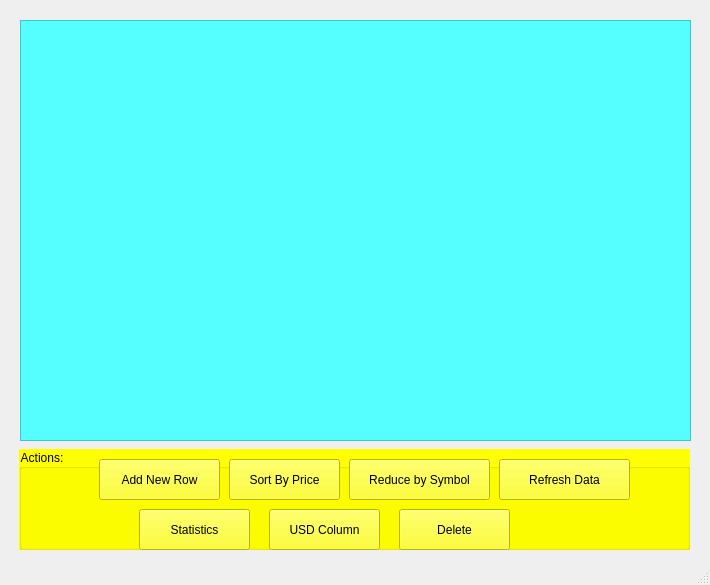
<?xml version="1.0" encoding="UTF-8"?>
<ui version="4.0">
 <class>MainWindow</class>
 <widget class="QMainWindow" name="MainWindow">
  <property name="geometry">
   <rect>
    <x>0</x>
    <y>0</y>
    <width>710</width>
    <height>585</height>
   </rect>
  </property>
  <property name="windowTitle">
   <string>MainWindow</string>
  </property>
  <widget class="QWidget" name="centralwidget">
   <widget class="QTableWidget" name="tableWidget">
    <property name="geometry">
     <rect>
      <x>20</x>
      <y>20</y>
      <width>671</width>
      <height>421</height>
     </rect>
    </property>
    <property name="styleSheet">
     <string notr="true">background-color: rgb(85, 255, 255);</string>
    </property>
   </widget>
   <widget class="QLabel" name="label">
    <property name="geometry">
     <rect>
      <x>340</x>
      <y>440</y>
      <width>55</width>
      <height>21</height>
     </rect>
    </property>
    <property name="text">
     <string/>
    </property>
   </widget>
   <widget class="QGroupBox" name="groupBox">
    <property name="geometry">
     <rect>
      <x>19</x>
      <y>449</y>
      <width>671</width>
      <height>101</height>
     </rect>
    </property>
    <property name="styleSheet">
     <string notr="true">background-color: rgb(255, 255, 0);</string>
    </property>
    <property name="title">
     <string>Actions:</string>
    </property>
    <widget class="QPushButton" name="pushButtonStatistics">
     <property name="geometry">
      <rect>
       <x>120</x>
       <y>60</y>
       <width>111</width>
       <height>41</height>
      </rect>
     </property>
     <property name="text">
      <string>Statistics</string>
     </property>
     <property name="icon">
      <iconset>
       <normaloff>C:/Users/ADMIN/Downloads/2849805_pie chart_stats_multimedia_statistics_icon.png</normaloff>C:/Users/ADMIN/Downloads/2849805_pie chart_stats_multimedia_statistics_icon.png</iconset>
     </property>
    </widget>
    <widget class="QPushButton" name="pushButtonUSD">
     <property name="geometry">
      <rect>
       <x>250</x>
       <y>60</y>
       <width>111</width>
       <height>41</height>
      </rect>
     </property>
     <property name="text">
      <string>USD Column</string>
     </property>
     <property name="icon">
      <iconset>
       <normaloff>C:/Users/ADMIN/Downloads/808649_coin_currency_dollar_finance_usd_icon.png</normaloff>C:/Users/ADMIN/Downloads/808649_coin_currency_dollar_finance_usd_icon.png</iconset>
     </property>
    </widget>
    <widget class="QPushButton" name="pushButtonDel">
     <property name="geometry">
      <rect>
       <x>380</x>
       <y>60</y>
       <width>111</width>
       <height>41</height>
      </rect>
     </property>
     <property name="text">
      <string>Delete</string>
     </property>
     <property name="icon">
      <iconset>
       <normaloff>C:/Users/ADMIN/Downloads/8664938_trash_can_delete_remove_icon.png</normaloff>C:/Users/ADMIN/Downloads/8664938_trash_can_delete_remove_icon.png</iconset>
     </property>
    </widget>
    <widget class="QPushButton" name="pushButtonAdd">
     <property name="geometry">
      <rect>
       <x>80</x>
       <y>10</y>
       <width>121</width>
       <height>41</height>
      </rect>
     </property>
     <property name="text">
      <string>Add New Row</string>
     </property>
     <property name="icon">
      <iconset>
       <normaloff>C:/Users/ADMIN/Downloads/1564491_add_create_new_plus_icon.png</normaloff>C:/Users/ADMIN/Downloads/1564491_add_create_new_plus_icon.png</iconset>
     </property>
    </widget>
    <widget class="QPushButton" name="pushButtonSort">
     <property name="geometry">
      <rect>
       <x>210</x>
       <y>10</y>
       <width>111</width>
       <height>41</height>
      </rect>
     </property>
     <property name="text">
      <string>Sort By Price</string>
     </property>
     <property name="icon">
      <iconset>
       <normaloff>C:/Users/ADMIN/Downloads/4781834_filter_filters_funnel_list_sort_icon.png</normaloff>C:/Users/ADMIN/Downloads/4781834_filter_filters_funnel_list_sort_icon.png</iconset>
     </property>
    </widget>
    <widget class="QPushButton" name="pushButtonRefresh">
     <property name="geometry">
      <rect>
       <x>480</x>
       <y>10</y>
       <width>131</width>
       <height>41</height>
      </rect>
     </property>
     <property name="text">
      <string>Refresh Data</string>
     </property>
     <property name="icon">
      <iconset>
       <normaloff>C:/Users/ADMIN/Downloads/2849811_refresh_arrows_multimedia_media_icon (1).png</normaloff>C:/Users/ADMIN/Downloads/2849811_refresh_arrows_multimedia_media_icon (1).png</iconset>
     </property>
    </widget>
    <widget class="QPushButton" name="pushButtonReduce">
     <property name="geometry">
      <rect>
       <x>330</x>
       <y>10</y>
       <width>141</width>
       <height>41</height>
      </rect>
     </property>
     <property name="text">
      <string>Reduce by Symbol</string>
     </property>
     <property name="icon">
      <iconset>
       <normaloff>C:/Users/ADMIN/Downloads/9042840_reduce_icon.png</normaloff>C:/Users/ADMIN/Downloads/9042840_reduce_icon.png</iconset>
     </property>
    </widget>
   </widget>
  </widget>
  <widget class="QStatusBar" name="statusbar"/>
 </widget>
 <resources/>
 <connections/>
</ui>
